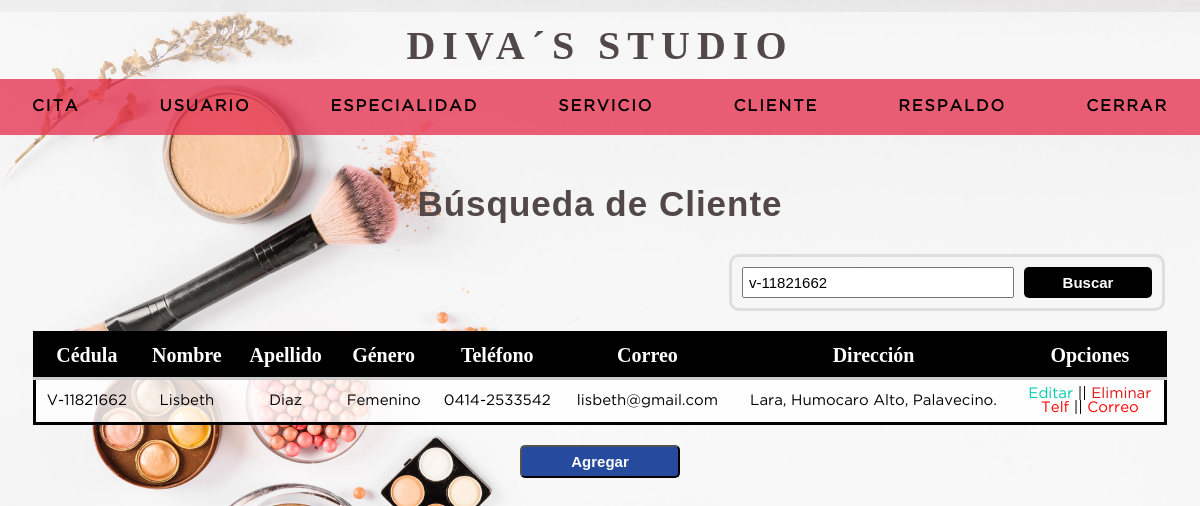
Page /buscar_cliente.php?busqueda=V-11821662 (signed in) on the committed database.
### tables this page shows
CREATE TABLE `cliente` (
  `ci_cliente` varchar(20) NOT NULL,
  `nombre` varchar(50) NOT NULL,
  `apellido` varchar(50) NOT NULL,
  `fecha_nacimiento` date NOT NULL,
  `codgenero` int(11) NOT NULL,
  `fechaingreso` timestamp NOT NULL DEFAULT current_timestamp() ON UPDATE current_timestamp(),
  `estatus` int(1) NOT NULL DEFAULT 1,
  PRIMARY KEY (`ci_cliente`) USING BTREE,
  KEY `codgenero` (`codgenero`),
  CONSTRAINT `cliente_ibfk_1` FOREIGN KEY (`codgenero`) REFERENCES `genero` (`codgenero`) ON DELETE CASCADE ON UPDATE CASCADE
);

CREATE TABLE `genero` (
  `codgenero` int(11) NOT NULL AUTO_INCREMENT,
  `descripcion` varchar(30) NOT NULL,
  PRIMARY KEY (`codgenero`)
);

CREATE TABLE `area` (
  `idarea` int(11) NOT NULL AUTO_INCREMENT,
  `descripcion_area` varchar(20) NOT NULL,
  PRIMARY KEY (`idarea`)
);

CREATE TABLE `telefono_cliente` (
  `ci_cliente` varchar(20) NOT NULL,
  `idarea` int(11) NOT NULL,
  `telefono_cliente` int(11) NOT NULL,
  PRIMARY KEY (`ci_cliente`,`idarea`,`telefono_cliente`) USING BTREE,
  KEY `idarea` (`idarea`),
  CONSTRAINT `telefono_cliente_ibfk_1` FOREIGN KEY (`ci_cliente`) REFERENCES `cliente` (`ci_cliente`) ON DELETE CASCADE ON UPDATE CASCADE,
  CONSTRAINT `telefono_cliente_ibfk_2` FOREIGN KEY (`idarea`) REFERENCES `area` (`idarea`) ON DELETE CASCADE ON UPDATE CASCADE
);

CREATE TABLE `correo_cliente` (
  `ci_cliente` varchar(20) NOT NULL,
  `correo_cliente` varchar(50) NOT NULL,
  `iddominio` int(11) NOT NULL,
  PRIMARY KEY (`ci_cliente`,`correo_cliente`,`iddominio`) USING BTREE,
  KEY `iddominio` (`iddominio`),
  CONSTRAINT `correo_cliente_ibfk_1` FOREIGN KEY (`ci_cliente`) REFERENCES `cliente` (`ci_cliente`) ON DELETE CASCADE ON UPDATE CASCADE,
  CONSTRAINT `correo_cliente_ibfk_2` FOREIGN KEY (`iddominio`) REFERENCES `dominio` (`iddominio`) ON DELETE CASCADE ON UPDATE CASCADE
);

CREATE TABLE `dominio` (
  `iddominio` int(11) NOT NULL AUTO_INCREMENT,
  `descripcion_dominio` varchar(20) NOT NULL,
  PRIMARY KEY (`iddominio`)
);

CREATE TABLE `estados` (
  `id_estado` int(11) NOT NULL AUTO_INCREMENT,
  `estado` varchar(250) NOT NULL,
  PRIMARY KEY (`id_estado`)
);

CREATE TABLE `ciudades` (
  `id_ciudad` int(11) NOT NULL AUTO_INCREMENT,
  `id_estado` int(11) NOT NULL,
  `ciudad` varchar(200) NOT NULL,
  PRIMARY KEY (`id_ciudad`) USING BTREE,
  KEY `id_estado` (`id_estado`),
  CONSTRAINT `ciudades_ibfk_1` FOREIGN KEY (`id_estado`) REFERENCES `estados` (`id_estado`) ON DELETE CASCADE ON UPDATE CASCADE
);

CREATE TABLE `municipios` (
  `id_municipio` int(11) NOT NULL AUTO_INCREMENT,
  `id_estado` int(11) NOT NULL,
  `municipio` varchar(100) NOT NULL,
  PRIMARY KEY (`id_municipio`),
  KEY `id_estado` (`id_estado`),
  CONSTRAINT `municipios_ibfk_1` FOREIGN KEY (`id_estado`) REFERENCES `estados` (`id_estado`) ON DELETE CASCADE ON UPDATE CASCADE
);

### buscar_cliente.php (the view, shortened to what this page needs)
<html lang="en">
	<head>
		<?php include "includes/scripts.php";?>
	</head>
	<body>
	<?php include "includes/headeruser.php";
	include 'includes/conexion.php';
	?>
		<section class="container" >
			<?php
				$busqueda =strtolower ($_REQUEST['busqueda']);
			?>
			<h2>Búsqueda de Cliente</h2>
				<form action="buscar_cliente.php" method="get" class="form_search">
					<input type="text" name="busqueda" id="busqueda" placeholder="Buscar" value="<?php echo $busqueda;?>">
					<input type="submit" value="Buscar" class="btn_search" placeholder="Buscar">
				</form>
				<table>
					<tr>
						<th>Cédula</th>
						<th>Nombre</th>
						<th>Apellido</th>
						<th>Género</th>
						<th>Teléfono</th>
						<th>Correo</th>
						<th>Dirección</th>
						<th>Opciones</th>
					</tr>
				<?php
					$query= mysqli_query($conexion, "SELECT c.ci_cliente, c.nombre, c.apellido, g.descripcion,
															e.estado, ciu.ciudad, m.municipio, d.detalle_direccion,
															telf.telefono_cliente, a.descripcion_area,
															co.correo_cliente, dom.descripcion_dominio
													FROM cliente c
													INNER JOIN genero g      ON c.codgenero = g.codgenero
													INNER JOIN direccion d   ON c.ci_cliente = d.ci_cliente
													INNER JOIN estados e         ON d.id_estado = e.id_estado
													INNER JOIN ciudades ciu      ON d.id_ciudad = ciu.id_ciudad
													INNER JOIN municipios m      ON d.id_municipio = m.id_municipio
													INNER JOIN telefono_cliente telf ON c.ci_cliente = telf.ci_cliente
													INNER JOIN area a                ON telf.idarea = a.idarea
													INNER JOIN correo_cliente co ON c.ci_cliente = co.ci_cliente
													INNER JOIN dominio dom       ON co.iddominio = dom.iddominio
													WHERE
														(c.ci_cliente like '%$busqueda%' OR
														c.nombre like '%$busqueda%' OR
														c.apellido like '%$busqueda%' OR
														g.descripcion like '%$busqueda%' OR
														e.estado like '%$busqueda%' OR
														ciu.ciudad like '%$busqueda%' OR
														m.municipio like '%$busqueda%' OR
														d.detalle_direccion like '%$busqueda%' OR
														telf.telefono_cliente like '%$busqueda%' OR
														a.descripcion_area like '%$busqueda%' OR
														co.correo_cliente like '%$busqueda%' OR
														dom.descripcion_dominio like '%$busqueda%')
													AND estatus= 1");
					while($mostrar=mysqli_fetch_array($query)) {
						$ci_cliente=$mostrar['ci_cliente'];
						$estado=$mostrar['estado'];
						$ciudad=$mostrar['ciudad'];
						$municipio=$mostrar['municipio'];
						$detalle_direccion=$mostrar['detalle_direccion'];
							if(!empty ($detalle_direccion)){
								$direccion = $estado. ", " .$ciudad.", ".$municipio.", ".$detalle_direccion.".";
							} else{
								$direccion = $estado. ", " .$ciudad.", ".$municipio.".";
							}
				?>
					<tr>
						<td><?php echo $mostrar['ci_cliente']?></td>
						<td><?php echo $mostrar['nombre'];?></td>
						<td><?php echo $mostrar['apellido'];?></td>
						<td><?php echo $mostrar['descripcion']?></td>
						<td><?php echo $mostrar['descripcion_area']; echo $mostrar['telefono_cliente']?></td>
						<td><?php echo $mostrar['correo_cliente']; echo $mostrar['descripcion_dominio']?></td>
						<td><?php echo $direccion; ?></td>
						<td><a class="edit" href="editar_cliente.php?ci=<?php echo $ci_cliente?>">Editar</a>
							||
						<a class="delete" href="eliminar_cliente.php?ci=<?php echo $ci_cliente?>">Eliminar</a>
					<br>
						<a class="mas" href="listado-telefono_cliente.php?ci=<?php echo $ci_cliente?>">Telf<a/>
							||
						<a class="mas" href="listado-correo_cliente.php?ci=<?php echo $ci_cliente?>">Correo<a/>
					</td>
					</tr>
				<?php
					}
				?>
				</table>
				<input type="submit" value="Agregar" class="agregar" onclick="location.href='agregar_cliente.php'">
		</section>
	</body>
</html>

### css/style.css (style rules this page uses)
* { margin: 0; padding: 0; box-sizing: border-box; }
body { background-image: url('../imagen/bg-2.jpg'); background-position:center; background-repeat: no-repeat; background-size:cover; background-attachment:fixed; }
h1, h2, h3, h4, h5, h6 { font-family: 'arial'; font-weight: bold; letter-spacing: 1px; }
h2 { font-size: 20px; }
a { text-decoration: none; }
.container { padding: 10rem 15px 15px; }
.container h2 { color: rgb(82, 72, 72); margin:12px 0 10px 0; font-size: 35px; text-align: center; }
form { margin: auto; padding: 20px 50px; background-color: rgba(255, 255, 255, 0.9); border-radius:2px; border:3px solid #dedede; }
input, select { width: 100%; font-size: 15px; padding: 5px; }
.form_search { display: flex; float:right; background:initial; padding:10px; border-radius:10px; margin: 20px; }
#busqueda { width: 17rem; }
.btn_search { background:#000; font-weight: bold; color: #ffff; padding: 0 20px; width: 8rem; border:0; cursor:pointer; margin-left:10px; border-radius:5px; }
.agregar { background: #264A9E; text-align:center; color:white; width:10rem; cursor: pointer; border-radius:5px; padding:6px; font-weight: bold; }
.container { color: rgb(82, 72, 72); margin:12px 0 10px 0; font-size: 25px; text-align: center; }
table { background: rgba(255, 255, 255, 0.8); border: solid 3px #000; margin: 20px auto; width: 97%; border-collapse:collapse; }
th { padding:10px; font-weight:bold; border-bottom:solid 3px #ccc; font-size: 20px; background: black; color:white; }
td { padding:7px; text-align: center; border-bottom:solid 1px #ccc; font-family: 'GothamBook'; font-size: 15px; }
.edit { color: #00ccaa; }
.mas { color: red; }
.delete { color: #df1313; }

### rows in the picture
cliente: ci_cliente "V-11821662", nombre "Lisbeth", apellido "Diaz", codgenero.descripcion "Femenino", area.descripcion_area "0414-", telefono_cliente.telefono_cliente "2533542", correo_cliente.correo_cliente "lisbeth", dominio.descripcion_dominio "@gmail.com", estados.estado "Lara, Humocaro Alto, Palavecino."
